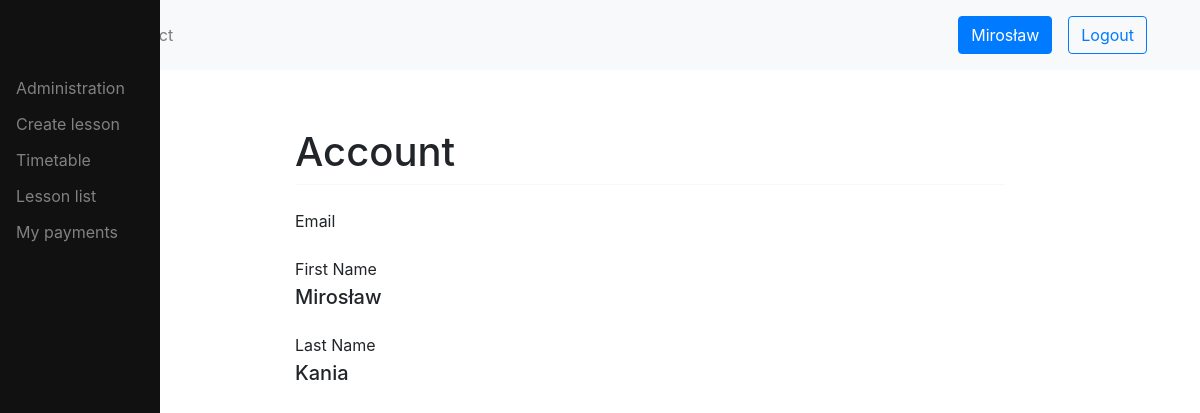
Page /users/6/ (signed in) on the earlier database version.
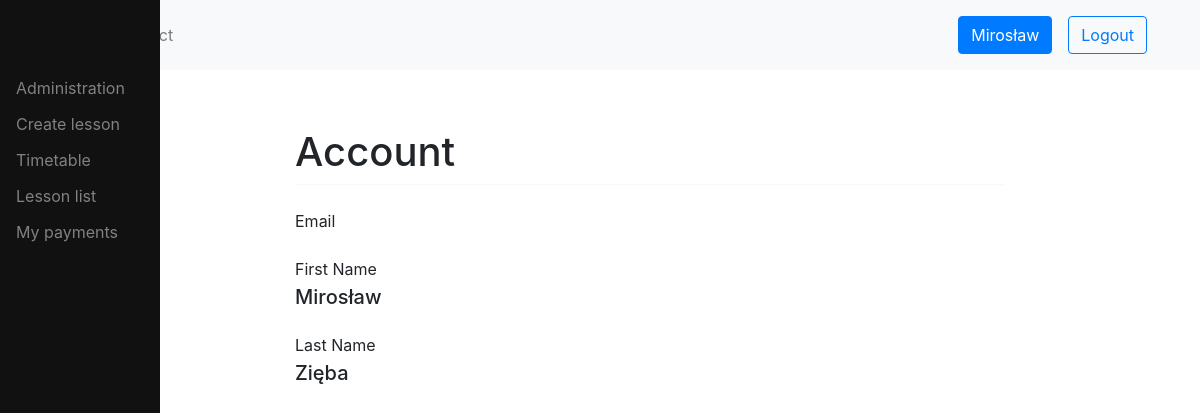
Same page on the later database version.
### users/models.py (models this page shows, shortened)
class User(AbstractUser):
    username = None
    email = models.EmailField(_('email address'), unique=True)
    phone = models.CharField(blank=True, null=True, max_length=16, help_text='Contact phone number')
    address = models.TextField('address', max_length=255, blank=True, null=True)
    date_of_birth = models.DateField(null=True, blank=True)
    USERNAME_FIELD = 'email'
    REQUIRED_FIELDS = []
    objects = CustomUserManager()

### users/views.py (the view)
# urls.py: path('<user_id>/', account_view, name="view"),
def account_view(request, *args, **kwargs):
    context = {}
    user_id = kwargs.get("user_id")
    try:
        account = User.objects.get(pk=user_id)
    except:
        return HttpResponse("Something went wrong.")
    if account:
        context['id'] = account.id
        context['email'] = account.email
        context['first_name'] = account.first_name
        context['last_name'] = account.last_name
        context['phone'] = account.phone
        context['address'] = account.address
        is_self = True
        user = request.user
        if user.is_authenticated and user != account:
            is_self = False
        elif not user.is_authenticated:
            is_self = False
        context['is_self'] = is_self
        context['BASE_URL'] = settings.BASE_URL
        return render(request, "users/account.html", context)

### logbook/templatetags/auth_extras.py (called while the page is built)
@register.filter(name='has_group')
def has_group(user, group_name):
    group = Group.objects.get(name=group_name)
    return True if group in user.groups.all() else False

### users/templates/users/account.html (shortened to what this page needs)
{% extends 'base.html' %}
{% load static %}
{% block content %}
	<h1 class="mt-2">Account</h1>
	<hr class="mt-0 mb-4">
		<p class="mt-4 mb-1 field-heading">Email</p>
		<p class="mt-4 mb-1 field-heading">First Name</p>
		<h5>{{first_name}}</h5>
		<p class="mt-4 mb-1 field-heading">Last Name</p>
		<h5>{{last_name}}</h5>
{% endblock content %}

Differences in the rows shown:
changed User: last_name "Kania" → "Zięba"
